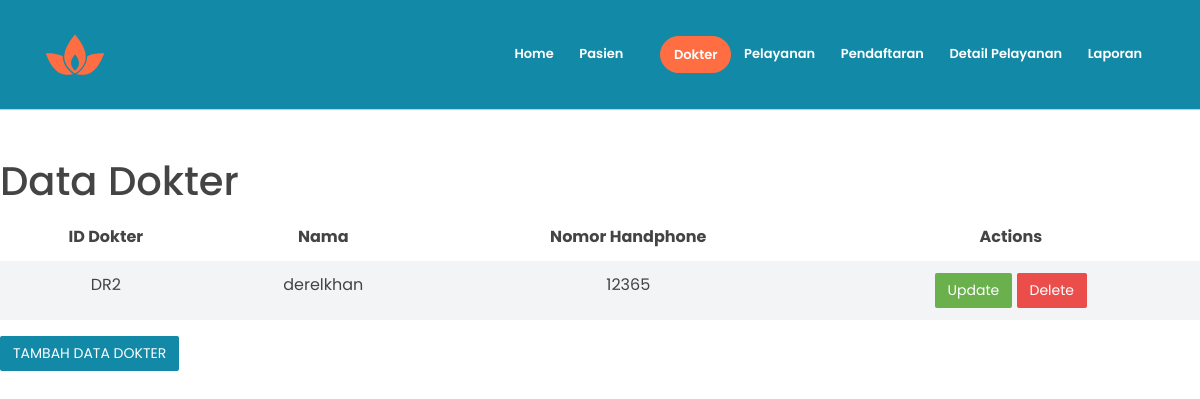
The page /dokter on the database its author committed.
### app/models.py (models this page shows, shortened)
class dokter(models.Model):
    iddokter = models.AutoField(primary_key=True)
    namadokter = models.CharField(max_length=50)
    nohpdokter = models.IntegerField()

### app/views.py (the view)
# urls.py: path('dokter', views.dokter, name='dokter'),
def dokter(request):
    alldokterobj = models.dokter.objects.all()
    return render(request, 'dokterx.html',{
        'alldokterobj' : alldokterobj,
    })

### app/templates/dokterx.html (shortened to what this page needs)
{%load static%}
<!DOCTYPE html>
<html lang="en">
<head>
    <link rel="stylesheet" href="{%static 'assets/vendors/themify-icons/css/themify-icons.css'%}">
	<link rel="stylesheet" href="{%static 'assets/css/leadmark.css'%}">
</head>
<body data-spy="scroll" data-target=".navbar" data-offset="40" id="home">
    <nav class="navbar navbar-expand-sm navbar-dark bg-info shadow mb-3">
        <div class="container">
            <a class="navbar-brand" href="#">
                <img src="assets/imgs/logo.svg" alt="">
            </a>
            <div class="collapse navbar-collapse" id="navbarSupportedContent">
                <ul class="navbar-nav ml-auto">
                    <li class="nav-item">
                        <a class="nav-link text-white" href="{% url 'home' %}" >Home</a>
                    </li>
                    <li class="nav-item">
                        <a class="nav-link text-white" href="{% url 'pasienx' %}" >Pasien</a>
                    </li>
                    <li class="nav-item">
                        <a href="{% url 'dokterx' %}" class="ml-4 nav-link btn btn-primary btn-sm rounded text-white">Dokter</a>
                    </li>
                    <li class="nav-item">
                        <a class="nav-link text-white" href="{% url 'pelayananx' %}">Pelayanan</a>
                    </li>
                    <li class="nav-item">
                        <a class="nav-link text-white" href="{% url 'pendaftaranx' %}">Pendaftaran</a>
                    </li>
                    <li class="nav-item">
                        <a class="nav-link text-white" href="{% url 'detailpelayananx' %}">Detail Pelayanan</a>
                    </li>
                    <li class="nav-item">
                        <a class="nav-link text-white" href="{% url 'laporan' %}">Laporan</a>
                    </li>
                </ul>
            </div>
        </div>
    </nav>
    <h1 class="section-secondary-title mt-5">Data Dokter</h1>
      <table class="table table-striped">
         <thead>
            <tr>
                <th>
                    <center>
                        ID Dokter
                    </center>
                </th>
                <th>
                    <center>
                        Nama
                    </center>
                </th>
                <th>
                    <center>
                        Nomor Handphone
                    </center>
                </th>
                <th>
                    <center>
                        Actions
                    </center>
                </th>
            </tr>
         </thead>
         <tbody>
        {% for item in alldokterobj%}
        <tr>
            <td>
                <center>
                    DR{{ item.iddokter }}
                </center>
            </td>
            <td>
                <center>
                    {{ item.namadokter }}
                </center>
            </td>
            <td>
                <center>
                    {{ item.nohpdokter }}
                </center>
            </td>
            <td>
                <center>
                    <a href="{% url 'updatedokterx' item.iddokter %}">
                        <button class="btn btn-success">Update</button>
                    </a>
                    <a href="{% url 'deletedokter' item.iddokter %}">
                        <button class="btn btn-danger">Delete</button>
                    </a>
                </center>
            </td>
        </tr>
        {% endfor %}
         </tbody>
      </table>
    <a href="{% url 'createdatadokterx' %}">
        <button class="btn btn-info">TAMBAH DATA DOKTER</button>
    </a>

### rows shown on the page
dokter: iddokter "2", namadokter "derelkhan", nohpdokter "12365"
